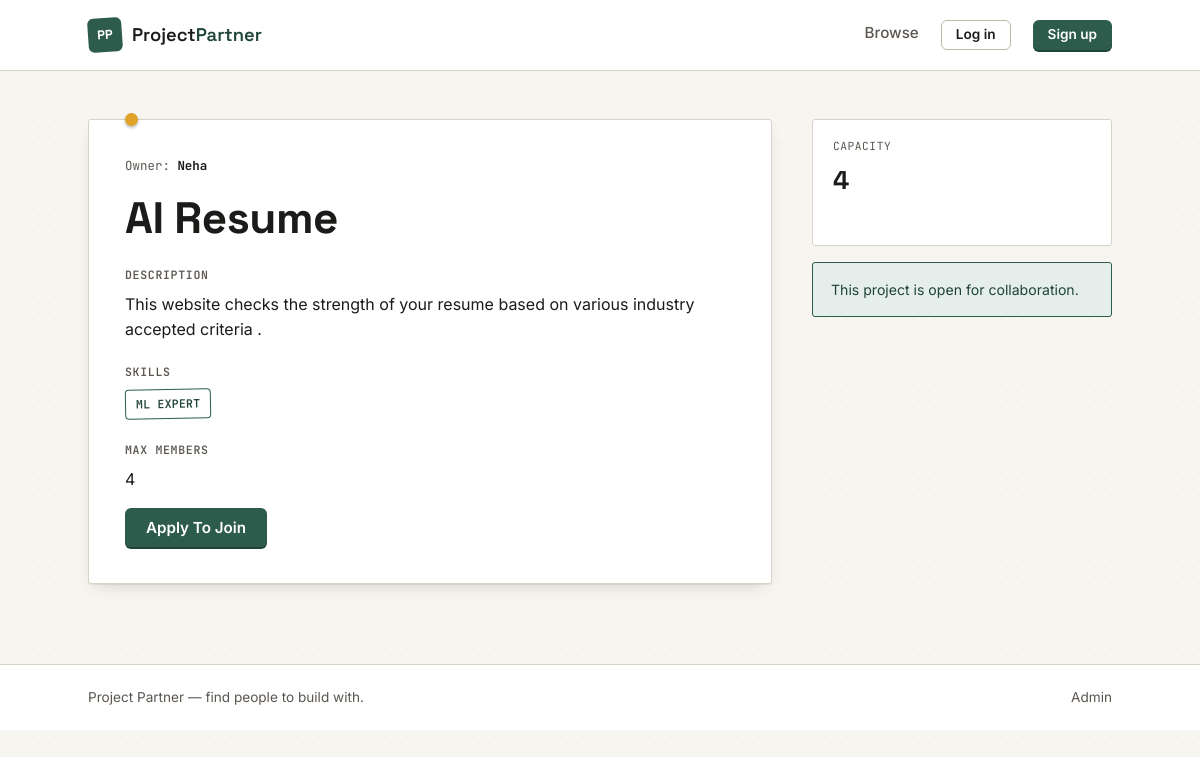
/project/4/, run on the app's committed database.
### projects/models.py (models this page shows, shortened)
class Project(models.Model):
    owner = models.ForeignKey(
        User,
        on_delete=models.CASCADE
    )
    title = models.CharField(max_length=200)
    description = models.TextField()
    required_skills = models.CharField(max_length=300)
    max_members = models.IntegerField()
    created_at = models.DateTimeField(auto_now_add=True)

### projects/views.py (the view)
def project_detail(request, project_id):
    project = get_object_or_404(
        Project,
        id=project_id
    )
    return render(
        request,
        'project_detail.html',
        {'project': project}
    )

### templates/project_detail.html
{% extends "base.html" %}
{% block content %}
<div class="wrap">
    <div class="detail-layout">
        <article class="detail-card">
            <p class="detail-card__owner">Owner: <strong>{{ project.owner }}</strong></p>
            <h1>{{ project.title }}</h1>
            <p class="detail-card__section-label">Description</p>
            <p>{{ project.description }}</p>
            <p class="detail-card__section-label">Skills</p>
            <div class="tag-row">
                <span class="tag tag--pine">{{ project.required_skills }}</span>
            </div>
            <p class="detail-card__section-label">Max Members</p>
            <p>{{ project.max_members }}</p>
            {% if request.user == project.owner %}
                <button type="button" class="btn btn--ghost">Edit Project</button>
            {% else %}
                <a href="{% url 'apply_to_join' project.id %}" class="btn btn--primary">Apply To Join</a>
            {% endif %}
        </article>
        <aside class="detail-sidebar">
            <div class="stat-box">
                <p class="stat-box__label">Capacity</p>
                <p class="stat-box__value">{{ project.max_members }}</p>
            </div>
            <div class="owner-note">
                This project is open for collaboration.
            </div>
        </aside>
    </div>
</div>
{% endblock %}

### static/css/style.css (style rules this page uses)
:root { --paper: #F7F5F0; --paper-raised: #FFFFFF; --ink: #1C1B19; --ink-soft: #5B5650; --rule: #D8D3C7; --rule-strong: #BFB8A8; --pine: #2D5C4D; --pine-deep: #1F4438; --pine-tint: #E5EEEA; --amber: #E0A227; --amber-deep: #B97F12; --amber-tint: #FBF0DA; --rust: #B5482E; --rust-tint: #F7E6E1; --font-display: 'Space Grotesk', system-ui, sans-serif; --font-body: 'Inter', system-ui, sans-serif; --font-mono: 'JetBrains Mono', ui-monospace, monospace; --radius-card: 3px; --radius-pill: 999px; --shadow-pin: 0 1px 0 rgba(28,27,25,0.06), 0 6px 16px -8px rgba(28,27,25,0.25); --shadow-pin-hover: 0 1px 0 rgba(28,27,25,0.08), 0 14px 28px -12px rgba(28,27,25,0.35); }
* { box-sizing: border-box; }
html { scroll-behavior: smooth; }
body { margin: 0; background: var(--paper); color: var(--ink); font-family: var(--font-body); font-size: 16px; line-height: 1.55; -webkit-font-smoothing: antialiased; position: relative; }
.wrap { max-width: 1080px; margin: 0 auto; padding: 0 28px; position: relative; z-index: 1; }
h1, h2, h3, h4 { font-family: var(--font-display); font-weight: 600; line-height: 1.15; margin: 0 0 0.5em; letter-spacing: -0.01em; }
h1 { font-size: clamp(2rem, 4vw, 2.75rem); font-weight: 700; }
p { margin: 0 0 1em; color: var(--ink); }
a { color: var(--pine-deep); text-decoration: none; }
.btn { display: inline-flex; align-items: center; justify-content: center; gap: 6px; font-family: var(--font-body); font-weight: 600; font-size: 0.95rem; padding: 11px 20px; border-radius: 6px; border: 1.5px solid transparent; cursor: pointer; transition: transform 0.12s ease, box-shadow 0.12s ease, background-color 0.12s ease, border-color 0.12s ease; line-height: 1; }
.btn--primary { background: var(--pine); color: #fff; box-shadow: 0 2px 0 var(--pine-deep); }
.tag-row { display: flex; flex-wrap: wrap; gap: 8px; margin: 0 0 1em; }
.tag { display: inline-flex; align-items: center; font-family: var(--font-mono); font-size: 0.72rem; font-weight: 600; letter-spacing: 0.02em; text-transform: uppercase; padding: 5px 10px; border: 1.5px solid var(--ink); border-radius: 4px; background: transparent; color: var(--ink); transform: rotate(-1deg); }
.tag--pine { border-color: var(--pine); color: var(--pine-deep); }
.detail-layout { display: grid; grid-template-columns: 1fr 300px; gap: 40px; align-items: start; }
.detail-card { background: var(--paper-raised); border: 1px solid var(--rule); border-radius: var(--radius-card); padding: 36px; box-shadow: var(--shadow-pin); position: relative; }
.detail-card::before { content: ''; position: absolute; top: -7px; left: 36px; width: 13px; height: 13px; border-radius: 50%; background: var(--amber); box-shadow: 0 2px 3px rgba(0,0,0,0.25); }
.detail-card__owner { font-family: var(--font-mono); font-size: 0.78rem; color: var(--ink-soft); margin-bottom: 18px; }
.detail-card__owner strong { color: var(--ink); }
.detail-card h1 { margin-bottom: 14px; }
.detail-card__section-label { font-family: var(--font-mono); font-size: 0.72rem; text-transform: uppercase; letter-spacing: 0.06em; color: var(--ink-soft); font-weight: 600; margin: 22px 0 8px; }
.detail-sidebar { position: sticky; top: 24px; display: flex; flex-direction: column; gap: 16px; }
.stat-box { background: var(--paper-raised); border: 1px solid var(--rule); border-radius: var(--radius-card); padding: 18px 20px; }
.stat-box__label { font-family: var(--font-mono); font-size: 0.7rem; text-transform: uppercase; letter-spacing: 0.05em; color: var(--ink-soft); margin-bottom: 6px; }
.stat-box__value { font-family: var(--font-display); font-size: 1.6rem; font-weight: 700; }
.owner-note { background: var(--pine-tint); border: 1px solid var(--pine); border-radius: var(--radius-card); padding: 16px 18px; font-size: 0.88rem; color: var(--pine-deep); }

### data on the page
Project: owner "Neha", title "AI Resume", description "This website checks the strength of your resume based on various industry accepted criteria .", required_skills "ML EXPERT", max_members "4"
